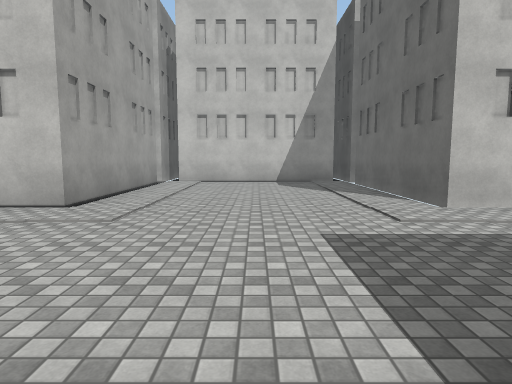
view 1 (above)

21 first-person views from a walk through a Unity game level. The camera is 1.4 m above the floor, tilts 6° down and sees 75° across. The floor is counted in squares, 2 m on a side. Each view is taken from the middle of a square. On the plan, view 1 faces up. The plan holds only what a view shows up to about 10 squares ahead; the rest is blank. The place goes on beyond the plan. Surface patterns are stand-ins for the level's own textures.

view 2
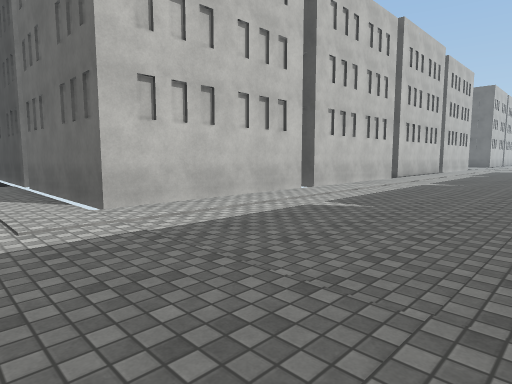

view 3
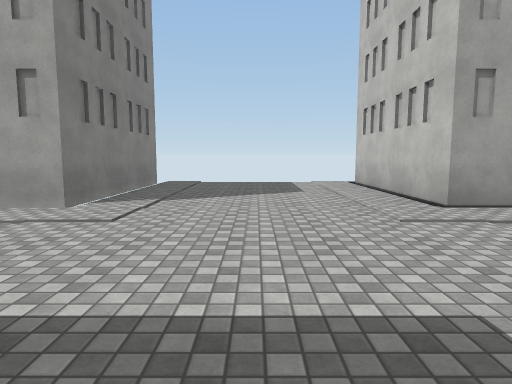

view 4
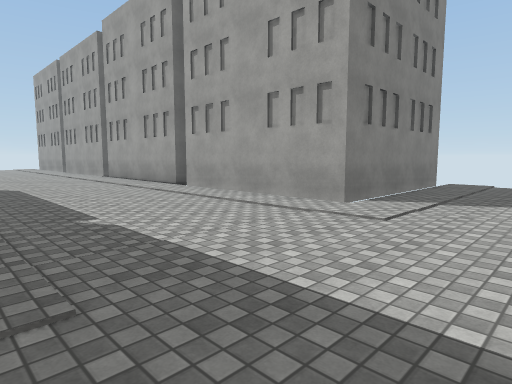

view 5
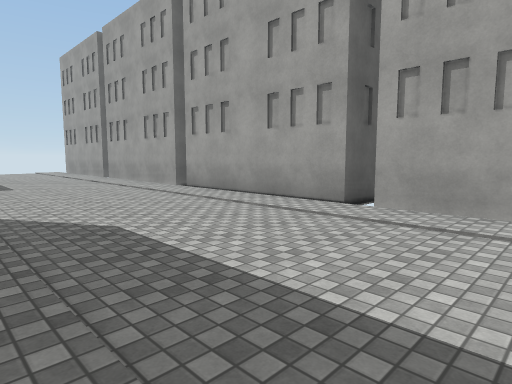

view 6
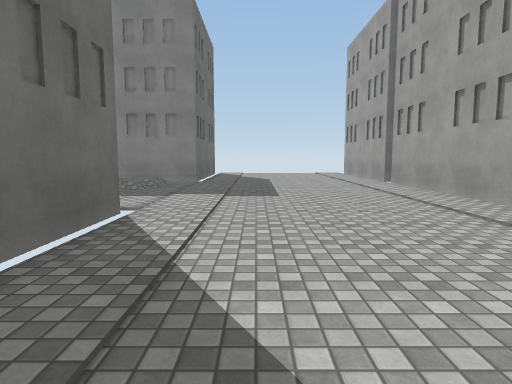

view 7
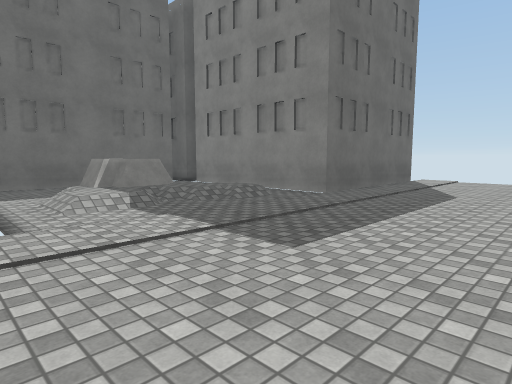

view 8
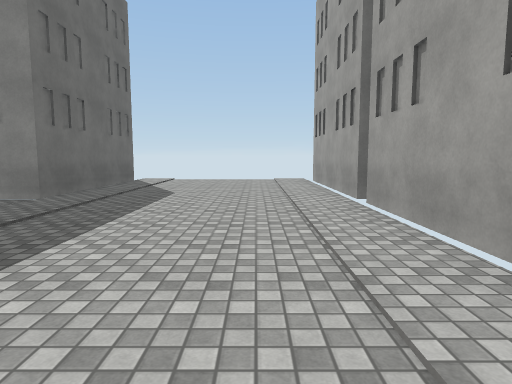

view 9
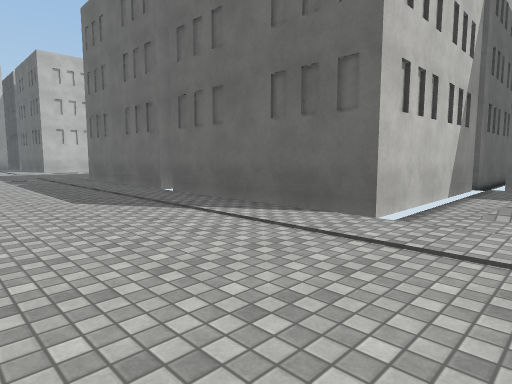

view 10
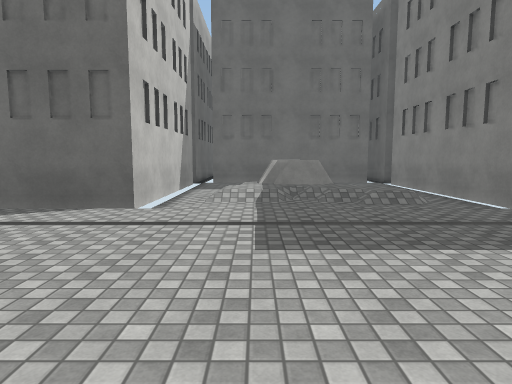

view 11
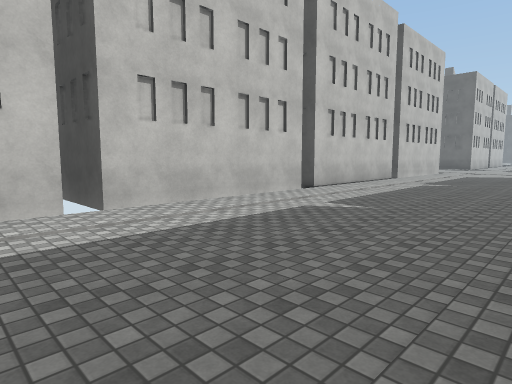

view 12
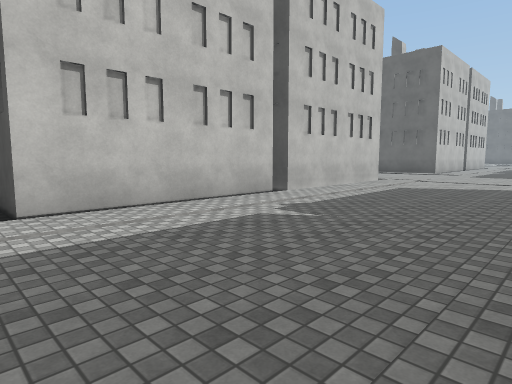

view 13
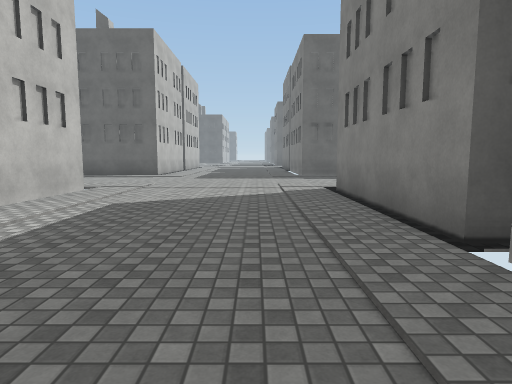

view 14
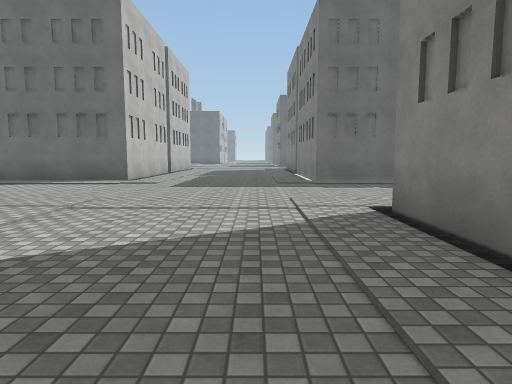

view 15
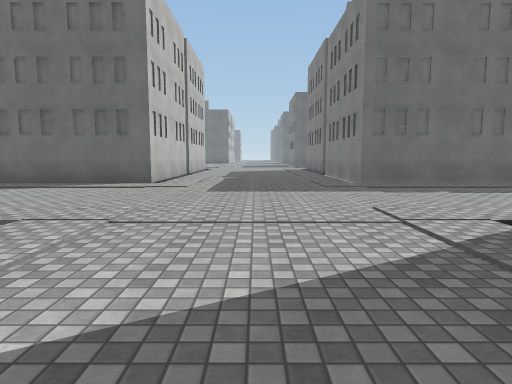

view 16
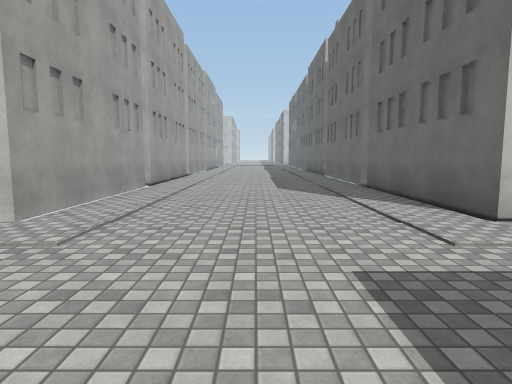

view 17
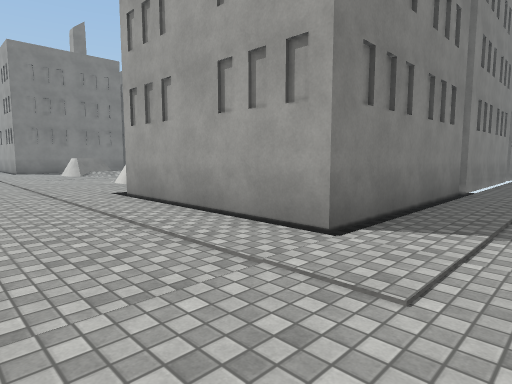

view 18
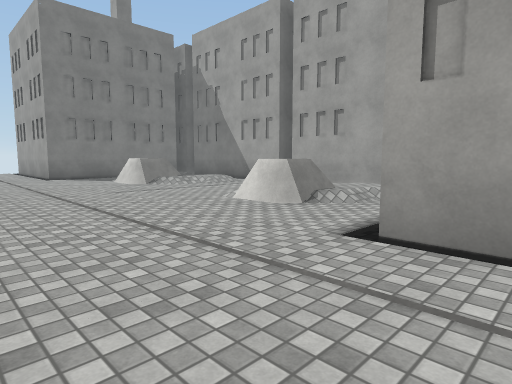

view 19
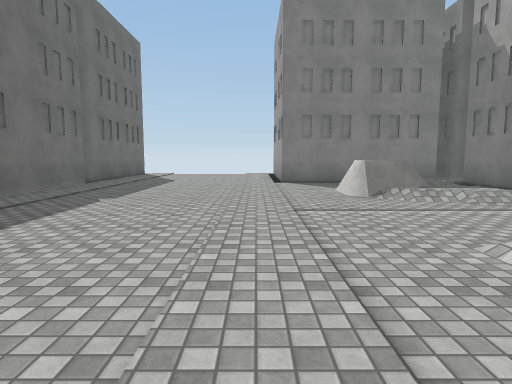

view 20
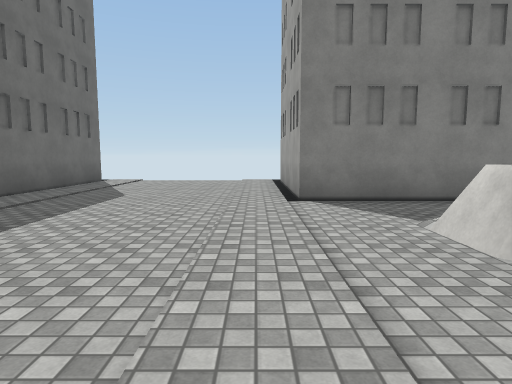

view 21
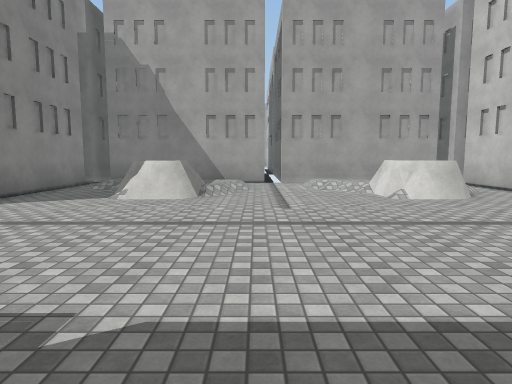

### Floor plan
Key: @ floor where view 1 was taken; . main floor; : floor 0.25 m higher than the main floor; / step, stairs or slope; = window, fence, low wall or low ledge; ^ raised ledge; B building.
Columns run from 7 left of view 1 to 29 right of it. Each row starts with its distance up from view 1.
 11           B                  B.....BB
 10     BBBBBBB                  B.....BB
  9     B.....B                  B.....B
  8     B.....B                  B.....B
  7     B.....B    B             B.....B
  6     B.....B    B    B        B.....B
  5 BBBBB.....BBBBBBBBBBBBBBBBBBBB.....BB
  4 .....................................
  3 .....................................
  2 .....................................
  1 .....................................
  0 .......@.......... ..................
 -1 BBBBB.....B         BBBBBBBBBB.....BB
 -2     B.....B                  B.....B
 -3     B.....B                  B.....B
 -4     B.....B                  B.....B
 -5     B.....B             BBB  B...  B
 -6    BB.....B             B /......
 -7     B.....B             B :=.....
 -8     B.....B             B /^^....
 -9     B.....B             B //......
-10     B.....BBBBBBBBB     B./.......
-11     B....../...B        B./........
-12     B......:=..B        B :=.......B
-13     B....../^  B        B /^^......B
-14     B...../// .B        B///.......B
-15     B....../...B        B./........B
-16     B.....BBBBBB        BBBBBB.....B
-17     B.....B                  B.....B
-18     B.....B                  B.....B
-19     B.....B                  B.....B
-20     B.....B                  B.....B

Where each view was taken, in squares from view 1:
view 1: 0 up, 0 right, facing up
view 2: 0 up, 1 right, facing up-right
view 3: 2 up, 2 right, facing left
view 4: 2 up, 2 right, facing down-left
view 5: 3 down, 2 right, facing down-left
view 6: 6 down, 1 right, facing down
view 7: 10 down, 1 left, facing down-right
view 8: 10 down, 1 left, facing down
view 9: 12 down, 1 left, facing up-right
view 10: 12 down, 2 left, facing right
view 11: 0 up, 6 right, facing up-right
view 12: 0 up, 12 right, facing up-right
view 13: 1 up, 15 right, facing right
view 14: 1 up, 18 right, facing right
view 15: 2 up, 19 right, facing right
view 16: 1 up, 25 right, facing up
view 17: 1 up, 25 right, facing down-left
view 18: 4 down, 25 right, facing down-left
view 19: 6 down, 23 right, facing down
view 20: 10 down, 23 right, facing down
view 21: 11 down, 27 right, facing left
